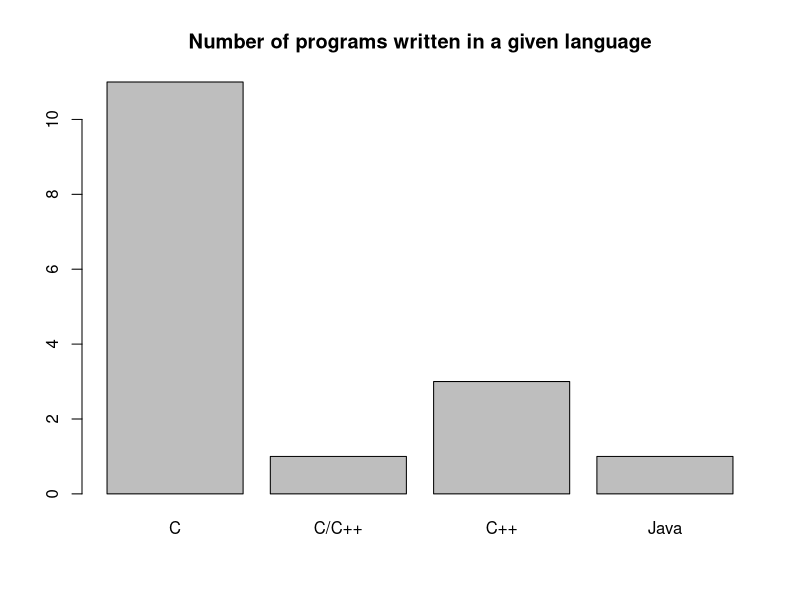
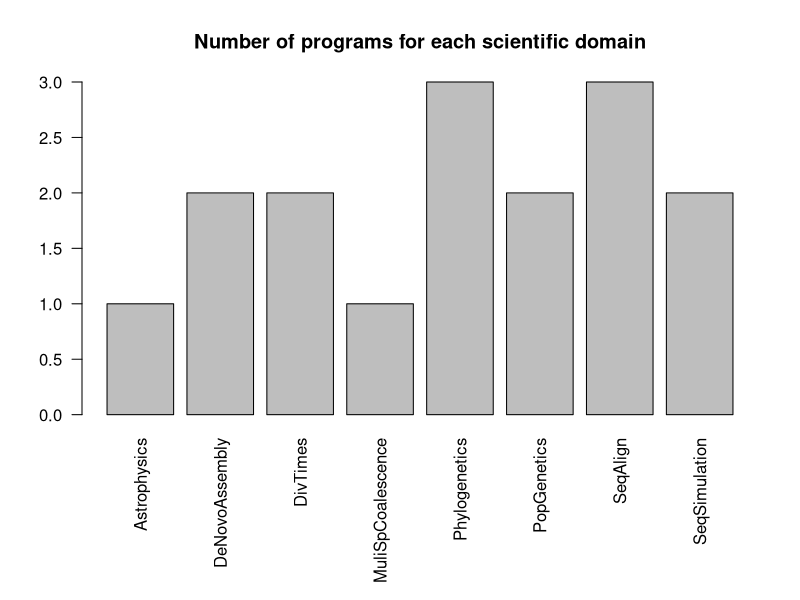
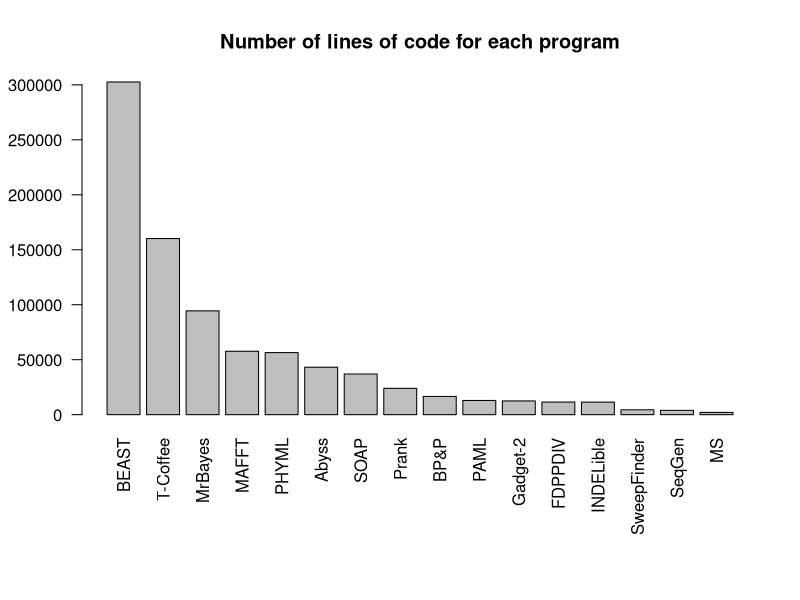
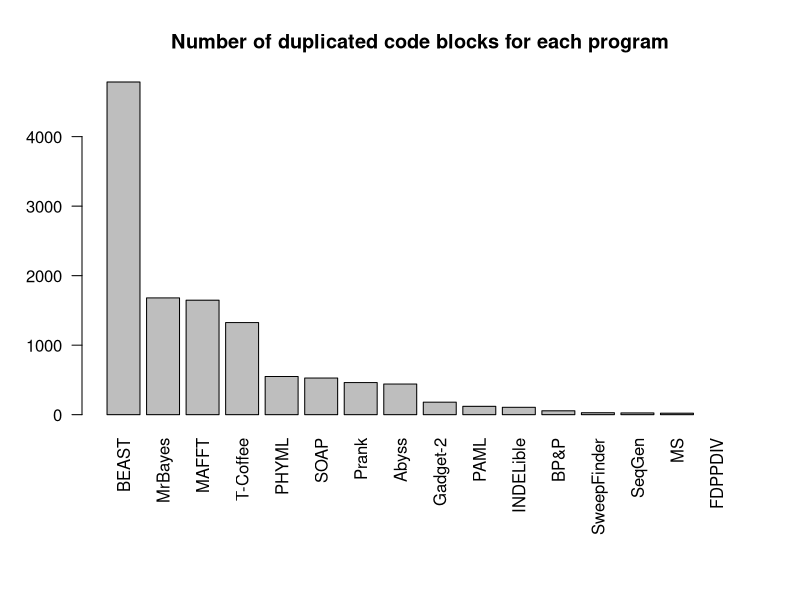
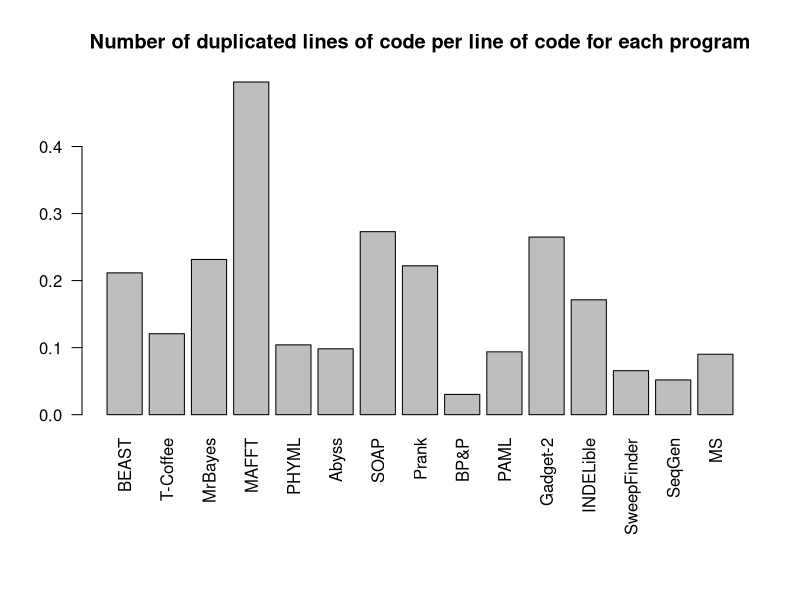

Reproduce these figures in R, in order. (Note: this script raises an error after producing the figures.)
setwd("/home/Documents/Cours/sem2/Stat/TPs/Eval/urban-funicular")
tab <- read.table("programs.txt", header=TRUE, sep= "\t")
tab_lines = tab[order(tab$LinesOfCode, decreasing = TRUE),]
tab_dupl = tab[order(tab$DuplicatedBlocks, decreasing = TRUE),]

#tab$assert: number of assert() for 1000 lines of code

barplot(table(tab$Language), main = "Number of programs written in a given language")

# Modify graphical parameters to fit vertical labels
op = par(mar = c(9, 4, 4, 2) + 0.1)
yticks = seq()
barplot(table(tab$Domain), main = "Number of programs for each scientific domain", las = 2)

barplot(tab_lines$LinesOfCode, names.arg = tab_lines$Code, las = 2, main = "Number of lines of code for each program")

barplot(tab_dupl$DuplicatedBlocks, names.arg = tab_dupl$Code, las = 2, main = "Number of duplicated code blocks for each program")

temp_noNA_dupl = tab_lines$DuplicatedLines[is.na(tab_lines$DuplicatedLines) == FALSE]
temp_noNA_lines = tab_lines$LinesOfCode[is.na(tab_lines$DuplicatedLines) == FALSE]
temp_noNA_code = tab_lines$Code[is.na(tab_lines$DuplicatedLines) == FALSE]

barplot(temp_noNA_dupl / temp_noNA_lines, names.arg = temp_noNA_code, las = 2, main = "Number of duplicated lines of code per line of code for each program")

# Reset graphic parameters
op = par(mar = c(5, 4, 4, 2) + 0.1)

data = data.frame(temp_noNA_dupl / temp_noNA_lines)
colnames(data) = temp_noNA_code
